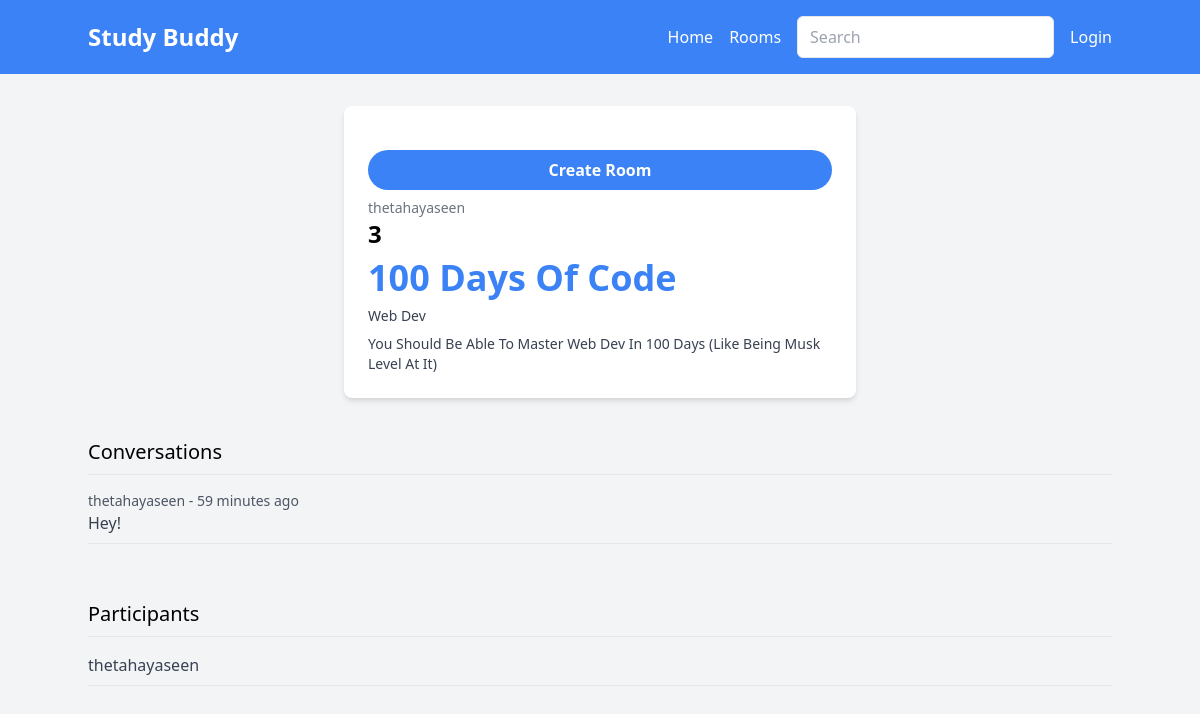
Page /room/3 on the committed database.
### base/models.py (models this page shows, shortened)
class Room(models.Model):
    host = models.ForeignKey(User, on_delete=models.SET_NULL, null = True)
    topic = models.ForeignKey(Topic, on_delete=models.SET_NULL, null = True)
    name = models.CharField(max_length=200)
    description = models.TextField(null=True, blank=True)
    participants = models.ManyToManyField(User, related_name="participants", blank=True)
    updated = models.DateTimeField(auto_now=True)
    created = models.DateTimeField(auto_now_add=True)
    class Meta:
        ordering = ["-updated", "-created"]

class Topic(models.Model):
    name = models.CharField(max_length=200)

class Message(models.Model):
    user = models.ForeignKey(User, on_delete=models.CASCADE)
    room = models.ForeignKey(Room, on_delete=models.CASCADE)
    body = models.TextField()
    updated = models.DateTimeField(auto_now=True)
    created = models.DateTimeField(auto_now_add=True)

### base/views.py (the view, shortened to what this page needs)
# urls.py: path("room/<str:primary_key>", views.room, name = "room"),
def room(request, primary_key):
    room = Room.objects.get(id = primary_key)
    conversations = room.message_set.all().order_by("-created")
    participants = room.participants.all()
    context = {"room": room, "conversations": conversations, "participants": participants}
    return render(request,  "base/room.html", context)

### base/templates/base/room.html (shortened to what this page needs)
{% extends "mainlayout.html" %}
{% block content %}
<div class="container mx-auto mt-8">
    <div class="max-w-lg mx-auto bg-white p-6 rounded-lg shadow-md">
        <a href="{% url 'create-room' %}" class="bg-blue-500 text-white font-bold py-2 px-4 rounded-full hover:bg-blue-700 hover:shadow-md transition duration-300 block w-full text-center mt-5 mb-2">
            Create Room
        </a>
        <p class="text-gray-500 text-sm mt-2">{{ room.host.username }}</p>
        <h2 class="text-2xl font-bold mb-2">{{ room.id }}</h2>
        <h1 class="text-4xl font-extrabold text-blue-500 mb-2">{{ room.name }}</h1>
        <p class="text-gray-700 text-sm mt-2">{{ room.topic.name }}</p>
        <p class="text-gray-700 text-sm mt-2">{{ room.description }}</p>
    </div>
    <br>
    <div>
        <h1 class="mt-4 text-xl">Conversations</h1>
        <hr class="mt-2 mb-4">
        {% for conversation in conversations %}
            <div class="mb-4">
                <h5 class="text-gray-600 text-sm">{{ conversation.user }} - {{ conversation.created|timesince }} ago</h5>
                <p class="text-gray-700">{{ conversation.body }}</p>
                <hr class="mt-2 mb-2">
            </div>
        {% endfor %}
    </div>
    <br>
    <div>
        <h1 class="mt-4 text-xl">Participants</h1>
        <hr class="mt-2 mb-4">
        {% for participant in participants %}
            <div class="mb-4">
                <p class="text-gray-700">{{ participant.username }}</p>
                <hr class="mt-2 mb-2">
            </div>
        {% endfor %}
    </div>
</div>
{% endblock content %}

### rows in the picture
Room: host.username "thetahayaseen", id "3", name "100 Days Of Code", topic.name "Web Dev", description "You Should Be Able To Master Web Dev In 100 Days (Like Being Musk Level At It)"
Message: user "thetahayaseen", created "59 minutes", body "Hey!"

### other values in the picture
{{ participant.username }} "thetahayaseen"
